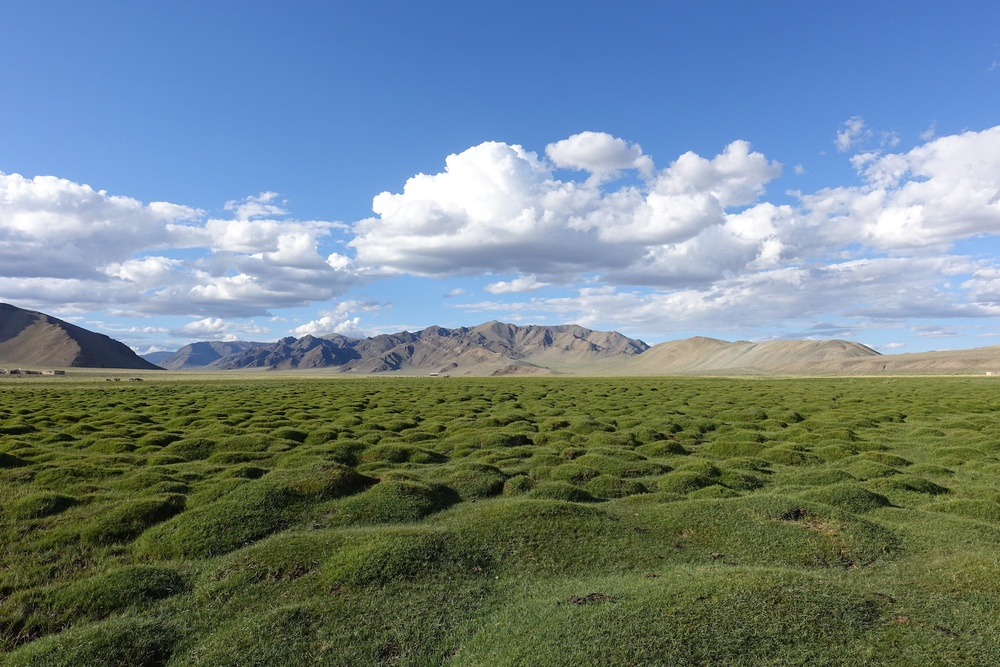
#> input picture PanoramaStitchingP2/InputImages/Field/1.jpg, 1000 x 667 px, shrunk from 1620 x 1080 before the run
$ python Canny_Edge_Detection.py --image ../PanoramaStitchingP2/InputImages/Field/1.jpg
#> lines starting #> are read from the running program, lines starting #| are printed output that depends on the picture

#------------------------------------#
# Author: Yueh-Lin Tsou              #
# Update: 7/14/2019                  #
# E-mail: hank630280888@gmail.com    #
#------------------------------------#

"""------------------------------------
Canny Edge Detection Implementation
-------------------------------------"""

import pylab as pl	# imoprt matplotlib's subpackage as pl use for graph
import numpy as np	# use numpy library as np for array object
import cv2			# opencv-python
import scipy		# call math function, [scipy.hypot, scipy.arctan]
import math			# call math function, [math.pi]
import argparse

# ------------------- Function to do Gaussian Filtering to reduce noise ------------------- #
def Image_Filtering(img):
    Gimg = cv2.GaussianBlur(grayimg,(3, 3),0)
    return Gimg

# ------------------- Function to do image padding ------------------- #
def Image_Padding(Gimg):
    Gnonimg = np.zeros((x, y), dtype = 'i')   # copy Gaussian image "Gimg" to "Gnonimg" inorder to avoid data overflow in image array
    for i in range(0, x):					  # for-loop from row 0 to x
        for j in range(0, y):				  # for-loop from column 0 to y
            Gnonimg[i, j] = Gimg[i, j]		  # copy the image values

    return Gnonimg

# ------------------- Function to find intendity and orientaion ------------------- #
def Intensity_and_Orientation(Gnonimg):
    ###	set first derivative in horizontal and vertical orientation. Find magnitude and orientation of gradient for each pixel
    GX = np.ones((x, y), dtype = 'f')			# first derivative in horizontal orientation
    GY = np.zeros((x, y), dtype = 'f')			# first derivative in vertical orientation
    magnitude = np.zeros((x, y), dtype = 'f')	# magnitude of gradient
    orientation = np.zeros((x, y), dtype = 'f')	# orientation of gradient

    """
    ### simple filter
    for i in range(1, x-1): 	# set first derivative from 1 to x-1 (because of the edge of the image)
        for j in range(1, y-1): # set first derivative from 1 to y-1 (because of the edge of the image)
    		GX[i, j]=(Gnonimg[i, j+1]-Gnonimg[i, j]+Gnonimg[i+1, j+1]-Gnonimg[i+1, j])  # simple filter in x diection
    		GY[i, j]=(Gnonimg[i+1, j]-Gnonimg[i, j]+Gnonimg[i+1, j+1]-Gnonimg[i, j+1])  # simple filter in y diection
    """

    ### Sobel filter
    for i in range(1, x-1): 	# set first derivative from 1 to x-1(because of the edge of the image)
        for j in range(1, y-1): # set first derivative from 1 to y-1(because of the edge of the image)
            GX[i, j]=((Gnonimg[i-1, j+1]-Gnonimg[i-1, j-1]+2*(Gnonimg[i, j+1]-Gnonimg[i, j-1])+Gnonimg[i+1, j+1]-Gnonimg[i+1, j-1])) # sobel filter in X diection
            GY[i, j]=((Gnonimg[i+1, j-1]-Gnonimg[i-1, j-1]+2*(Gnonimg[i+1, j]-Gnonimg[i-1, j])+Gnonimg[i+1, j+1]-Gnonimg[i-1, j+1])) # sobel filter in Y diection


    magnitude = scipy.hypot(GX, GY) # calculate magnitude value of each pixel

    # if GX == 0 then GX = 1, in order to avoid error when calculate orientation value
    for i in range(1, x-1):
        for j in range(1, y-1):
            if GX[i,j]==0:
               GX[i,j]=1

    orientation = scipy.arctan(GY/GX) # calculate orientation value of each pixel

    ### transform orientation value to degree (orientation*180/pi), then clasify each pixel into 0, 45, 90 and 135 degree
    for i in range(0, x):		# count pixel from 0 to x
        for j in range(0, y):	# count pixel from 0 to y
            orientation[i, j] = orientation[i, j]*180/math.pi # transform orientation into degree
            if orientation[i, j]<0: # tranform which degree < 0 to 0-360
                orientation[i, j] = orientation[i, j]+360 # if degree is negative +360 to become positive degree

    		# classify every pixel
            if (orientation[i, j]<22.5 and orientation[i, j]>=0) or (orientation[i, j]>=157.5 and orientation[i, j]<202.5) or (orientation[i, j]>=337.5 and orientation[i, j]<=360):
                   orientation[i, j]=0 # if 0<=degree<225 or 157.5<=degree<202.5 or 337.5<=degree<360 the pixel orientation = 0
            elif (orientation[i, j]>=22.5 and orientation[i, j]<67.5) or (orientation[i, j]>=202.5 and orientation[i, j]<247.5):
                   orientation[i, j]=45 # if 22.5<=degree<67.5 or 202.5<=degree<247.5 the pixel orientation = 45
            elif (orientation[i, j]>=67.5 and orientation[i, j]<112.5)or (orientation[i, j]>=247.5 and orientation[i, j]<292.5):
                   orientation[i, j]=90 # if 67.5<=degree<112.5 or 247.5<=degree<292.5 the pixel orientation = 90
            else:
                   orientation[i, j]=135 # if 112.5<=degree<157.5 or 292.5<=degree<337.5.5 the pixel orientation = 135

    return  magnitude, orientation

# ------------------- Function to do Non-maximum Suppression ------------------- #
# [56 lines left out: functions Suppression, linking, Hysteresis_Thresholding, not called in this run]

# -------------------------- main -------------------------- #
if __name__ == '__main__':
    # read one input from terminal
    # (1) command line >> python Canny_Edge_Detection.py  -i input_image.png

    ap = argparse.ArgumentParser()
    ap.add_argument("-i", "--image", required=True, help="Path to the input image")
    args = vars(ap.parse_args())

    # Read image and convert to grayscale
    image = cv2.imread(args["image"])
#> image is the input picture: shape (667, 1000, 3); mean B, G, R 135.3, 130.9, 112.3
    grayimg = cv2.cvtColor(image, cv2.COLOR_BGR2GRAY) # convert image to grayscal
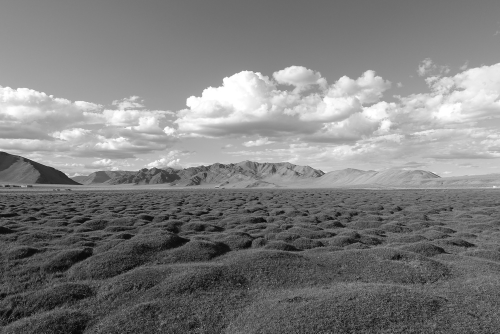
#> grayimg: shape (667, 1000) (shown at 1/2 size); min 0, max 255, mean 125.8
    x, y = grayimg.shape # get image size x*y, a image with x rows and y columns

    ## Process Functions
    # Step 1. reduce noise
    Gimg = Image_Filtering(image)
    Gnonimg = Image_Padding(Gimg) # image padding for further image filtering

    # Step 2. Find Intensity Gradient and Orientation
    magnitude, orientation = Intensity_and_Orientation(Gnonimg)
#> after the loop in Intensity_and_Orientation, `for i in range(1, x-1):`:
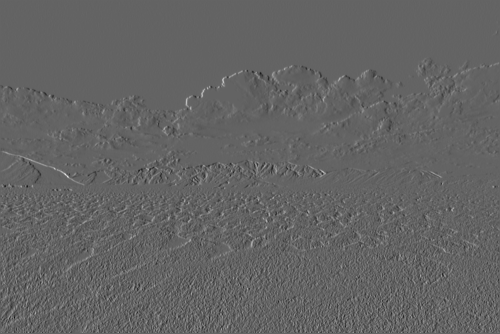
#> GX: shape (667, 1000) float32 (shown at 1/2 size); min -271, max 421, mean 0.2; drawn with min black and max white
#> after the loop in Intensity_and_Orientation, `for i in range(1, x-1):`:
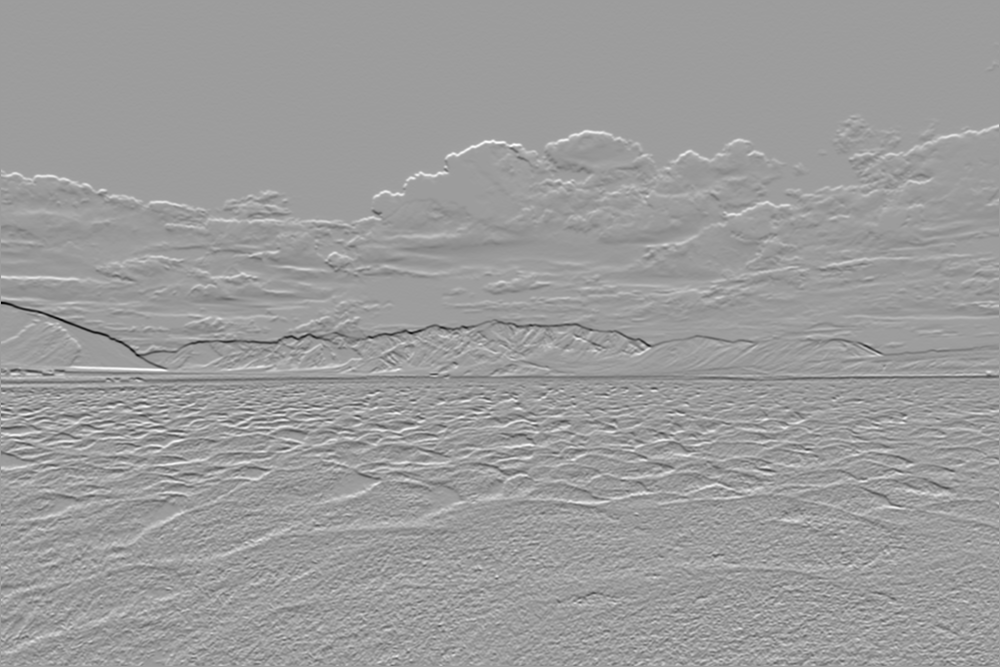
#> GY: shape (667, 1000) float32; min -527, max 332, mean -0.6; drawn with min black and max white
#> (the run stopped early here; a loop or call above may not have finished)

$ run again, on PanoramaStitchingP2/InputImages/Field/3.jpg
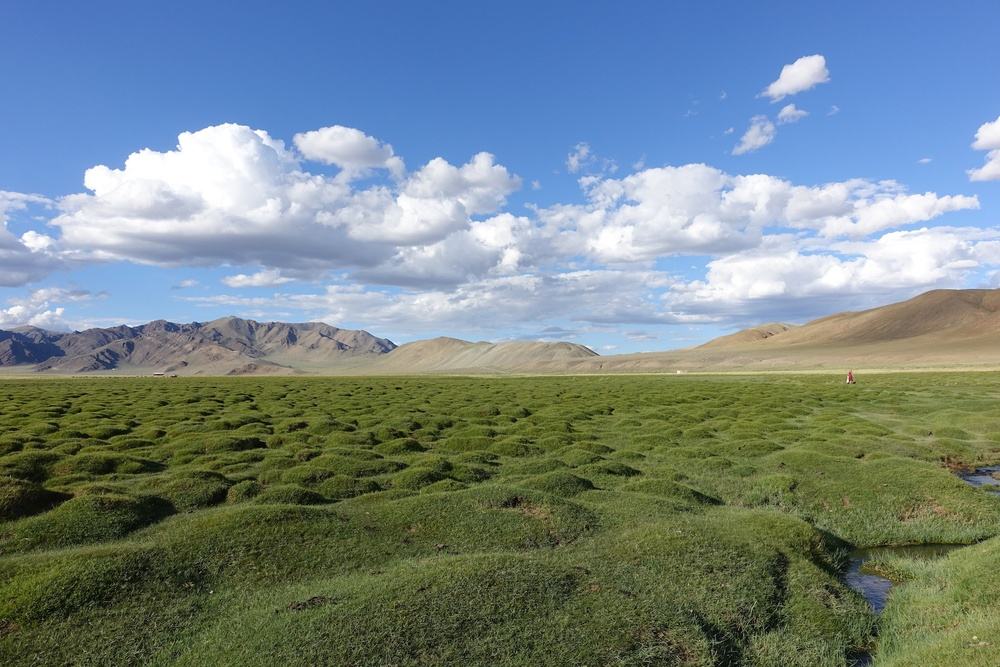
#> input picture PanoramaStitchingP2/InputImages/Field/3.jpg, 1000 x 667 px, shrunk from 1620 x 1080 before the run
#> image is the input picture: shape (667, 1000, 3); mean B, G, R 135.9, 133.5, 116.2
#> after the loop in Intensity_and_Orientation, `for i in range(1, x-1):`:
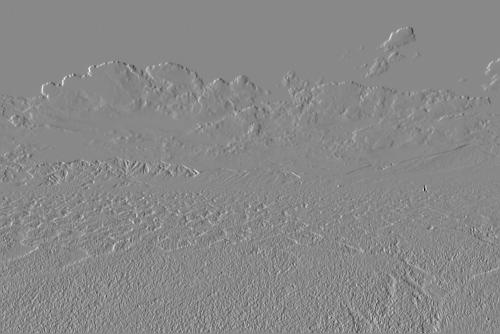
#> GX: shape (667, 1000) float32 (shown at 1/2 size); min -351, max 306, mean 0.3; drawn with min black and max white
#> after the loop in Intensity_and_Orientation, `for i in range(1, x-1):`:
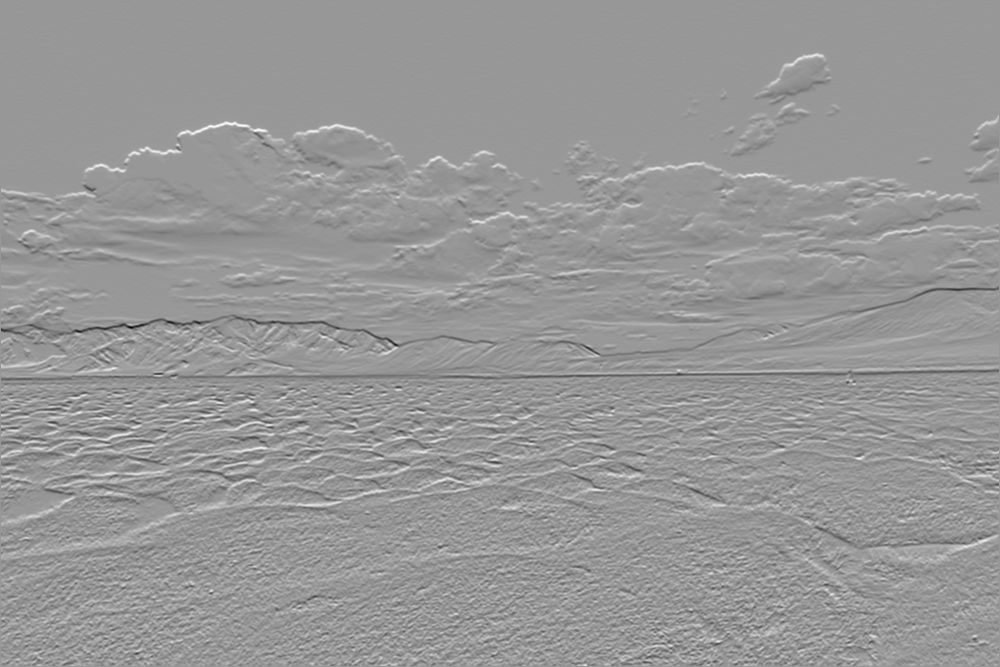
#> GY: shape (667, 1000) float32; min -494, max 337, mean -0.4; drawn with min black and max white

$ run again, on PanoramaStitchingP2/InputImages/Field/4.jpg
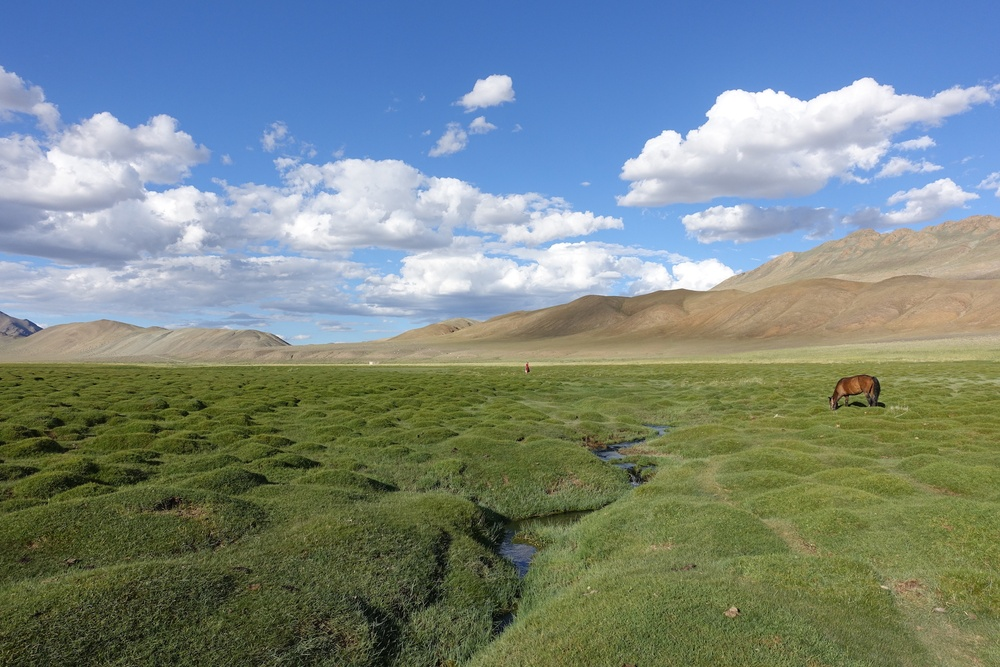
#> input picture PanoramaStitchingP2/InputImages/Field/4.jpg, 1000 x 667 px, shrunk from 1620 x 1080 before the run
#> image is the input picture: shape (667, 1000, 3); mean B, G, R 131.7, 135.7, 121.1
#> `grayimg = cv2.cvtColor(image, cv2.COLOR_BGR2GRAY)`:
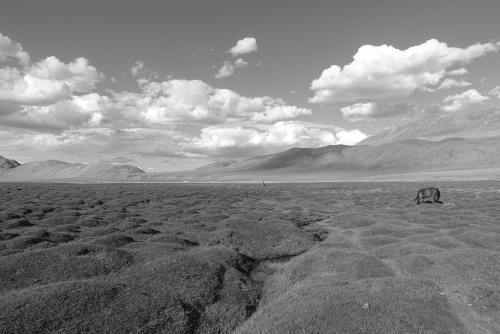
#> grayimg: shape (667, 1000) (shown at 1/2 size); min 0, max 255, mean 130.9
#> after the loop in Intensity_and_Orientation, `for i in range(1, x-1):`:
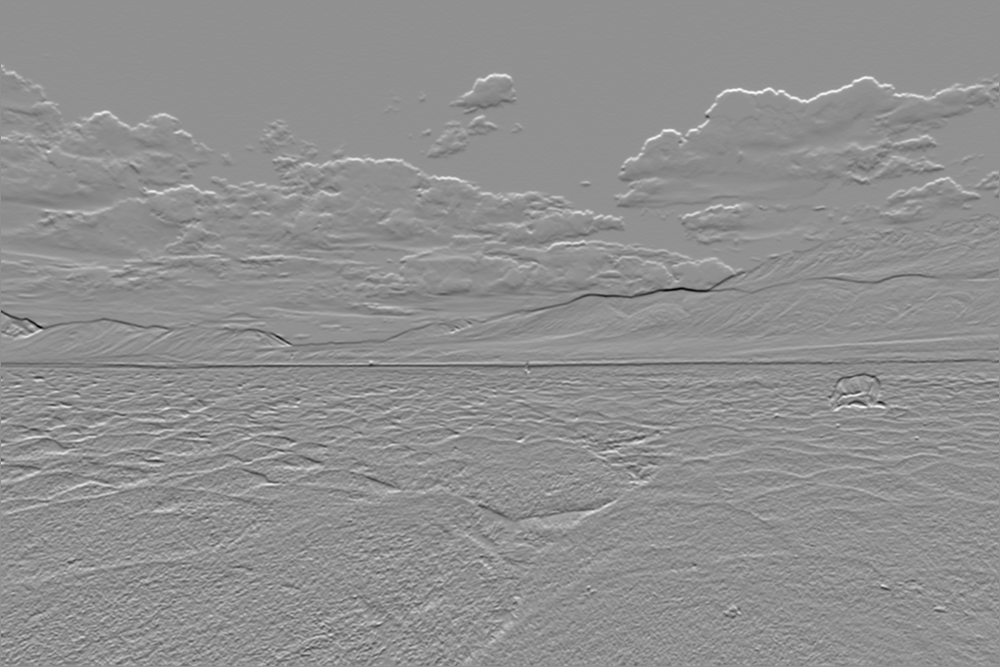
#> GY: shape (667, 1000) float32; min -430, max 329, mean -0.3; drawn with min black and max white
